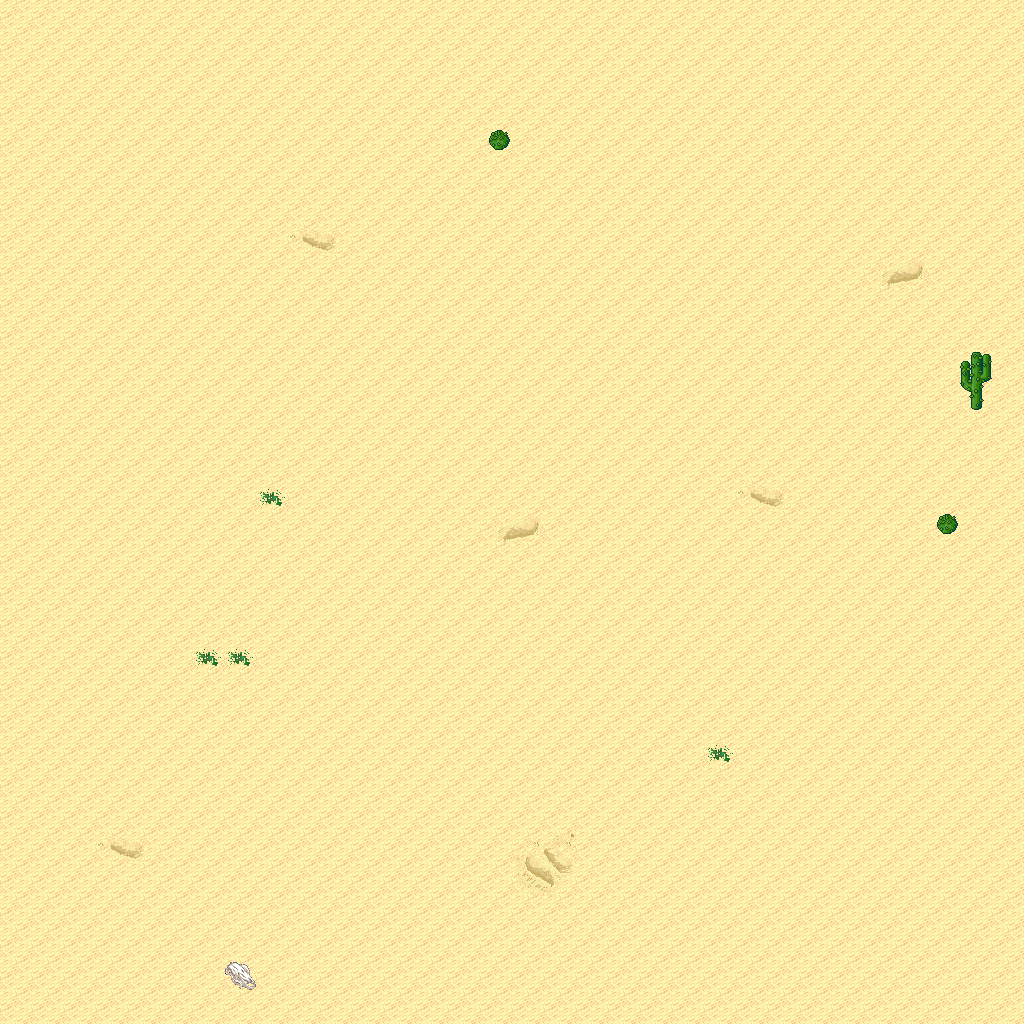

This game map was drawn from its Tiled (.tmx) file and the tilesets committed beside it. A one-line description and the trimmed map source follow:
An orthogonal 32x32 tile map with 32x32 px tiles, 5 tile layers (Ground, Objects, Objects2, Above, ...), 1 hidden layer not drawn, 12 tilesets.

<map version="1.10" tiledversion="1.11.0" orientation="orthogonal" renderorder="right-down" width="32" height="32" tilewidth="32" tileheight="32" infinite="0" nextlayerid="11" nextobjectid="1">
 <tileset firstgid="1" name="logic_collision" tilewidth="32" tileheight="32" tilecount="1" columns="1">
  <image source="../drawable/logic_collision.png" width="32" height="32" />
 </tileset>
 <tileset firstgid="2" name="ground_ground" tilewidth="32" tileheight="32" tilecount="33" columns="3">
  <image source="../drawable/ground_ground.png" width="96" height="352" />
 </tileset>
 <tileset firstgid="35" name="ground_ridge_earth_pale" tilewidth="32" tileheight="32" tilecount="96" columns="12">
  <image source="../drawable/ground_ridge_earth_pale.png" width="384" height="256" />
 </tileset>
 <tileset firstgid="131" name="ground_ridge_earth_dark" tilewidth="32" tileheight="32" tilecount="96" columns="12">
  <image source="../drawable/ground_ridge_earth_dark.png" width="384" height="256" />
 </tileset>
 <tileset firstgid="227" name="terrain_desert" tilewidth="32" tileheight="32" tilecount="88" columns="8">
  <image source="../drawable/terrain_desert.png" width="256" height="352" />
 </tileset>
 <tileset firstgid="315" name="ground_sand_2" tilewidth="32" tileheight="32" tilecount="15" columns="5">
  <image source="../drawable/ground_sand_2.png" width="160" height="96" />
 </tileset>
 <tileset firstgid="330" name="plant_tree_evergreen" tilewidth="32" tileheight="32" tilecount="36" columns="3">
  <image source="../drawable/plant_tree_evergreen.png" width="96" height="384" />
 </tileset>
 <tileset firstgid="366" name="plant_cactus_2" tilewidth="32" tileheight="32" tilecount="10" columns="5">
  <image source="../drawable/plant_cactus_2.png" width="160" height="64" />
 </tileset>
 <tileset firstgid="376" name="plant_cactus" tilewidth="32" tileheight="32" tilecount="2" columns="1">
  <image source="../drawable/plant_cactus.png" width="32" height="64" />
 </tileset>
 <tileset firstgid="378" name="plant_bush_various_small" tilewidth="32" tileheight="32" tilecount="9" columns="3">
  <image source="../drawable/plant_bush_various_small.png" width="96" height="96" />
 </tileset>
 <tileset firstgid="387" name="plant_tree_tree_green" tilewidth="32" tileheight="32" tilecount="88" columns="8">
  <image source="../drawable/plant_tree_tree_green.png" width="256" height="352" />
 </tileset>
 <tileset firstgid="475" name="building_fence_fence_chunky" tilewidth="32" tileheight="32" tilecount="21" columns="3">
  <image source="../drawable/building_fence_fence_chunky.png" width="96" height="224" />
 </tileset>
 <layer id="1" name="Ground" width="32" height="32">
  <data>[1024 cells, 1024 non-empty, 11 distinct tile ids]</data>
 </layer>
 <layer id="2" name="Objects" width="32" height="32">
  <data>[1024 cells, 3 non-empty, 2 distinct tile ids]</data>
 </layer>
 <layer id="3" name="Objects2" width="32" height="32">
  <data>[1024 cells, 0 non-empty, 0 distinct tile ids]</data>
 </layer>
 <layer id="4" name="Above" width="32" height="32">
  <data>[1024 cells, 1 non-empty, 1 distinct tile ids]</data>
 </layer>
 <layer id="5" name="Above2" width="32" height="32">
  <data>[1024 cells, 0 non-empty, 0 distinct tile ids]</data>
 </layer>
 <layer id="6" name="Walkable" width="32" height="32" visible="0">
  <data>[1024 cells, 4 non-empty, 1 distinct tile ids]</data>
 </layer>
 <objectgroup id="7" name="Mapevents" />
 <objectgroup id="8" name="Spawn" />
 <objectgroup id="9" name="Keys" />
 <objectgroup id="10" name="Replace" />
</map>
